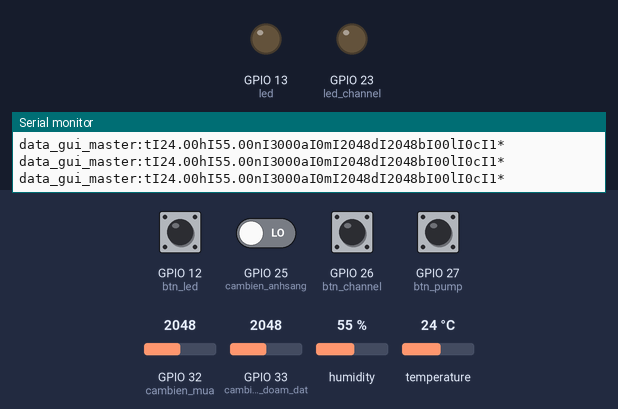
A sketch run on a simulated ESP32. Shown: output pins drawn as LEDs (lit = HIGH), the last lines printed to the serial monitor. Dashed ring = blinking. Inputs (shaded band) come from the test bench; at power-on: GPIO 12 (btn_led), GPIO 25 (cambien_anhsang), GPIO 26 (btn_channel), GPIO 27 (btn_pump) LOW, GPIO 32 (cambien_mua) = 2048, GPIO 33 (cambien_doam_dat) = 2048, humidity 55 %, temperature 24 °C.

Above: at 1.3 s.
1.4 s: GPIO 25 (cambien_anhsang) driven HIGH
At 3.0 s:
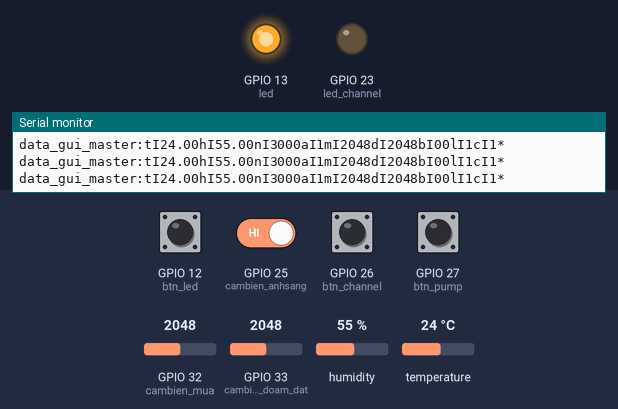
3.4 s: GPIO 25 (cambien_anhsang) driven LOW
At 4.2 s:
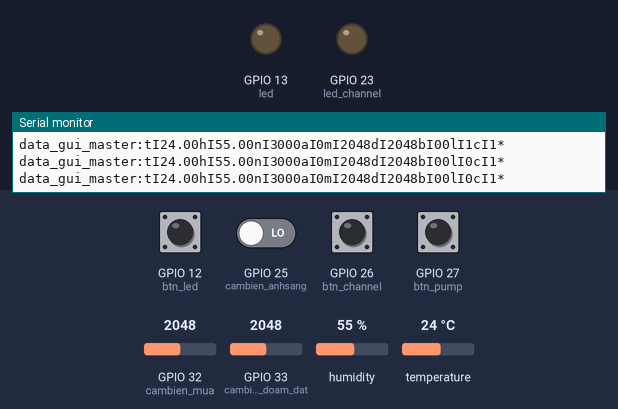
5.2 s: GPIO 26 (btn_channel) pulsed HIGH 5 times (0.12 s each, 0.3 s apart)
At 6.35 s:
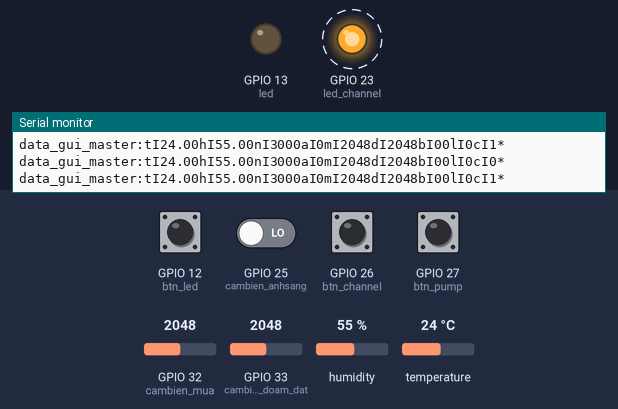
8.2 s: GPIO 12 (btn_led) pulled HIGH for 0.35 s
At 8.7 s:
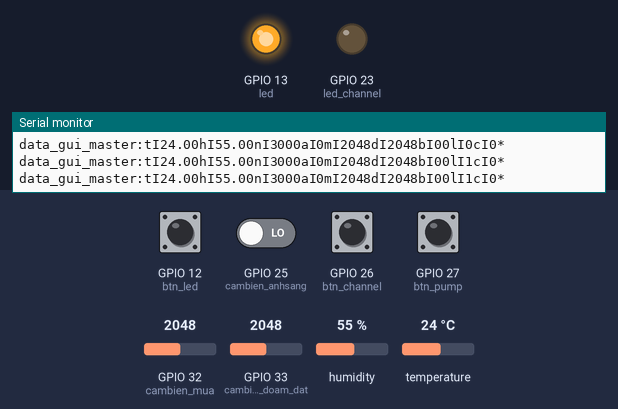
10.0 s: GPIO 25 (cambien_anhsang) driven HIGH and GPIO 26 (btn_channel) driven HIGH
At 11.5 s:
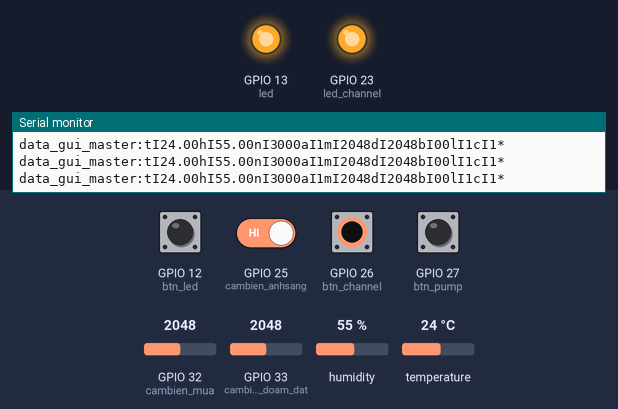
Timing chart, 0 to 12.9 s (numbered marks = the images above; inputs shaded):
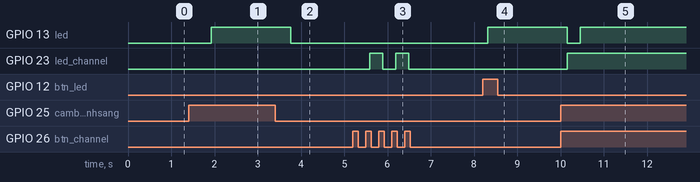

Measured:
- after the input at 1.4 s, GPIO 13 (led): LOW → HIGH after 0.53 s
- after the input at 3.4 s, GPIO 13 (led): HIGH → LOW after 0.36 s
- after the input at 5.2 s, GPIO 23 (led_channel): alternates HIGH for 0.30 s and LOW for 0.30 s, 4 changes in all, then stays LOW, starting after 0.39 s
- after the input at 8.2 s, GPIO 13 (led): LOW → HIGH after 0.12 s
- after the input at 10.0 s, GPIO 13 (led): HIGH → LOW after 0.15 s, → HIGH 0.30 s later; GPIO 23 (led_channel): LOW → HIGH after 0.15 s

The sketch:

MQTT_Slave_FIX.ino
```cpp
#include <DHT.h>

#define led               13
#define led_channel       23

#define btn_led           12
#define btn_pump          27
#define btn_channel       26

#define DHT_PIN           4
#define cambien_anhsang   25
#define cambien_doam_dat  33
#define cambien_mua       32


String buffer_cambien_anhsang = "0";    // dữ liệu tạm thời lấy từ cảm biến ánh sáng 0 sáng 1 tắt
String buffer_cambien_mua = "0";        // dữ liệu tạm thời lấy từ cảm biến mưa
String buffer_cambien_doam_dat = "0";   // dữ liệu tạm thời lấy từ cảm biến độ ẩm đất
String buffer_nhietdo = "0";            // dữ liệu tạm thời lấy từ cảm biến nhiệt độ DHT11
String buffer_doam = "0";               // dữ liệu tạm thời lấy từ cảm biến độ ẩm DHT11
String buffer_threshold = "0";          // dữ liệu tạm thời lấy từ biến threshold
float doam = 0;
float nhietdo = 0;

String buffer_led = "0";                // dữ liệu tạm thời trạng thái của led
String buffer_channel = "0";            // dữ liệu tạm thời trạng thái của chế độ

String temp_data = "";                  // dữ liệu tạm thời nhận từ UART
String command = "";                    // lệnh từ Master gửi xuống

int trangthai_led = 0;
int trangthai_pump = 0;
int threshold = 3000;                   //0-4020

bool is_press_btn_led = false;
bool is_press_btn_channel = false;
bool is_auto = true;

//==================
//  SETUP DHT
//==================
DHT dht(DHT_PIN, DHT11);

void setupDHT()
{
    dht.begin();
    Serial.println("setup DHT done!");
}

void layGiaTriTuDHT()
{
    doam = dht.readHumidity();
    nhietdo = dht.readTemperature();

    // neu nan thi set ve 0
    // nếu trả về là nan (00.0): báo thiết bị nối sai dây hoặc bị lỗi
    // nêu đúng dữ liệu sẽ trả về 23.7 và 70.0 (23.7 độ C và độ ẩm 70% )
    if (isnan(doam) || isnan(nhietdo))
      {
        buffer_nhietdo = "00.0";
        buffer_doam = "00.0";
        return;
      }

    buffer_nhietdo = String(nhietdo);
    buffer_doam = String(doam);
}

//==================
// SETUP Interrupt : ngắt phát hiện nút nhấn
//==================
void IRAM_ATTR xuly_btn_led()
{
  if (is_auto)
    return;
  is_press_btn_led = true;
}

void IRAM_ATTR xuly_btn_pump()
{
  if (is_auto)
    return;
  trangthai_pump = !trangthai_pump;       // đọc trạng thái của máy bơm hiện tại.
}
void IRAM_ATTR xuly_btn_channel()
{
  is_press_btn_channel = true;
}

void setupInterrupt()
{
  pinMode(btn_channel, INPUT);
  pinMode(btn_pump, INPUT);
  pinMode(btn_led, INPUT);
  attachInterrupt(digitalPinToInterrupt(btn_channel), xuly_btn_channel, RISING);
  attachInterrupt(digitalPinToInterrupt(btn_pump), xuly_btn_pump, RISING);
  attachInterrupt(digitalPinToInterrupt(btn_led), xuly_btn_led, RISING);
  Serial.println("setup Interrupt done!");
}

//==================
// xử lý tự động
//==================
void xuLyTuDong()
{
  // nếu khác auto thì không làm hàm này nữa
  if (!is_auto)
    return;

  if (buffer_cambien_doam_dat.toInt() > threshold)  //buffer_cambien_doam_dat trả về là những só càng lớn thì đất càng khô  (mở bơm)
  {
    trangthai_pump = 1;
  }
  else                                             // số bé thì là độ ẩm cao(nhiều nước)   (tắt bơm).
  {
    trangthai_pump = 0;
  }

  if (buffer_cambien_anhsang.toInt() < 1) // trả về 0 thì là trời sáng (nên cần tắt đèn).
  {
    digitalWrite(led,LOW);
    buffer_led = "0";
  }
  else                     //  = 1 thì là trời tối (cần mở đèn)
  {
    digitalWrite(led,HIGH);
    buffer_led = "1";
  }
}

//==================
// xu ly nut nhan
//==================
void xuLyNutNhan()
{
  // kiểm tra có nút nào nhấn chưa?  nếu rồi thì xuống dưới thực hiện không thì bỏ qua hàm này
  if (!is_press_btn_led && !is_press_btn_channel)
    return;

  // sử lý việc đổi chế độ hoạt động nếu phát hiện ra là có người nhấn nút đổi chế độ
  if (is_press_btn_channel)
  {
    is_auto = !is_auto;                         // đảo trạng thái channel
    buffer_channel = String(is_auto);           // đưa vào biến tạm để tý nữa gửi lên master
    is_press_btn_channel = false;               // reset trạng thái nút nhấn
    digitalWrite(led_channel, is_auto);
    return;
  }

  // kiểm tra có phải là chế độ tự động không? nếu đúng thì bỏ hàm này. nếu sai thì xuống làm tiếp
  if (is_auto)
    return;

  // sử lý việc đổi trạng thái led nếu phát hiện ra là có người nhấn nút led
  if (is_press_btn_led)
  {
    trangthai_led = digitalRead(led);           // đọc trạng thái của led hiện tại.
    digitalWrite(led, !trangthai_led);          // đảo trạng thái led
    buffer_led = String(!trangthai_led);        // đưa vào biến tạm để tý nữa gửi lên master
    is_press_btn_led = false;                   // reset trạng thái nút nhấn
    return;
  }
}

//====================================
// xu ly lenh tu master
//====================================
void xuLyLenhMaster(String cmd)
{
  // xử lý lênh khi yêu cầu thay đổi ngưỡng
  int num_index = cmd.indexOf(";");
  if(num_index > 0)
  {
    String str_threshold = cmd.substring(num_index + 1);
    int int_threshold = str_threshold.toInt();
    threshold = int_threshold;
    buffer_threshold = str_threshold;
    Serial.println("cmd:" + str_threshold + ".");
    return;
  }

  // xử lý lênh khi yêu cầu thay đổi chế độ thành auto
  if (cmd == "auto")
  {
    is_auto = true;
    buffer_channel = "1";
    digitalWrite(led_channel, HIGH);
    return;
  }

  // xử lý lênh khi yêu cầu thay đổi chế độ thành thủ công(manual)
  if (cmd == "manual")
  {
    is_auto = false;
    buffer_channel = "0";
    digitalWrite(led_channel, LOW);
    return;
  }

  // kiểm tra có phải là chế độ tự động không? nếu đúng thì bỏ hàm này. nếu sai thì xuống làm tiếp
  if (is_auto)
    return;

  if (cmd == "onpump")
  {
    trangthai_pump = 1;
    return;
  }

  // xử lý lênh khi yêu cầu tắt bơm
  if (cmd == "offpump")
  {
    trangthai_pump = 0;
    return;
  }

   // xử lý lênh khi yêu cầu mở led
  if (cmd == "onled")
  {
    digitalWrite(led,HIGH);
    trangthai_led = digitalRead(led);
    buffer_led = String(trangthai_led);
    return;
  }

  // xử lý lênh khi yêu cầu tắt led
  if (cmd == "offled")
  {
    digitalWrite(led,LOW);
    trangthai_led = digitalRead(led);
    buffer_led = String(trangthai_led);
    return;
  }
}

//====================================
// Nhận tin từ Master gửi bằng UART
//====================================
// onled*
void docDataTuMaster()
{
  while (Serial2.available())
  {
    char incomingString = char(Serial2.read()); // hàm đọc từng byte
    if (incomingString != '*')
    {
      temp_data += incomingString;  // temp_data = onled
    }
    else
    {
      command = temp_data;
      Serial.println(command);
      temp_data = "";                         // reset du~ lieu

      xuLyLenhMaster(command);                // sử lý lệnh từ master
      command = "";                           // reset du~ lieu
    }
  }
}

//====================================
// tong hop du lieu
// gui data toi Master
//====================================
void layGiaTriThietBi()
{
  buffer_cambien_doam_dat =  String(analogRead(cambien_doam_dat));
  buffer_cambien_mua = String(analogRead(cambien_mua));
  buffer_cambien_anhsang = String(digitalRead(cambien_anhsang));
  buffer_led = String(digitalRead(led));
  buffer_channel = String(is_auto);
  buffer_threshold = String(threshold);
}

void guiDataToiMaster()
{
  String data_tam_thoi = "";
  //tI00.0hI00.0aI1mI4020dI4020bI1lI1cI0
  //t00.0_h00.0_a1_m4020_d4020_b1_l1_c0
  data_tam_thoi =   "tI" + buffer_nhietdo;
  data_tam_thoi +=  "hI" + buffer_doam;
  data_tam_thoi +=  "nI" + buffer_threshold;
  data_tam_thoi +=  "aI" + buffer_cambien_anhsang;
  data_tam_thoi +=  "mI" + buffer_cambien_mua;
  data_tam_thoi +=  "dI" + buffer_cambien_doam_dat;
  if (trangthai_pump) data_tam_thoi +=  "bI10";
  else data_tam_thoi +=  "bI00";
  data_tam_thoi +=  "lI" + buffer_led;
  data_tam_thoi +=  "cI" + buffer_channel;

  data_tam_thoi +=  "*";
  Serial.println("data_gui_master:" + data_tam_thoi);     // in ra serial de? debug
  Serial2.println(data_tam_thoi);                         // gui data toi Master

  data_tam_thoi = "";
}

// run
void setup()
{
  Serial.begin(9600);
  Serial2.begin(9600);
  pinMode(led, OUTPUT);
  pinMode(led_channel, OUTPUT);
  pinMode(cambien_anhsang, INPUT);
  pinMode(cambien_doam_dat, INPUT);
  pinMode(cambien_mua, INPUT);
  digitalWrite(led, LOW);
  digitalWrite(led_channel, LOW);

  setupInterrupt();
  delay(50);

  setupDHT();
  delay(50);
}

void loop()
{
  xuLyNutNhan();
  xuLyTuDong();

  layGiaTriTuDHT();
  layGiaTriThietBi();

  guiDataToiMaster();
  delay(150);

  docDataTuMaster();
  delay(150);         //phải có delay ở đây để có thể đọc kịp dữ liệu từ ESP-Master
}
```
